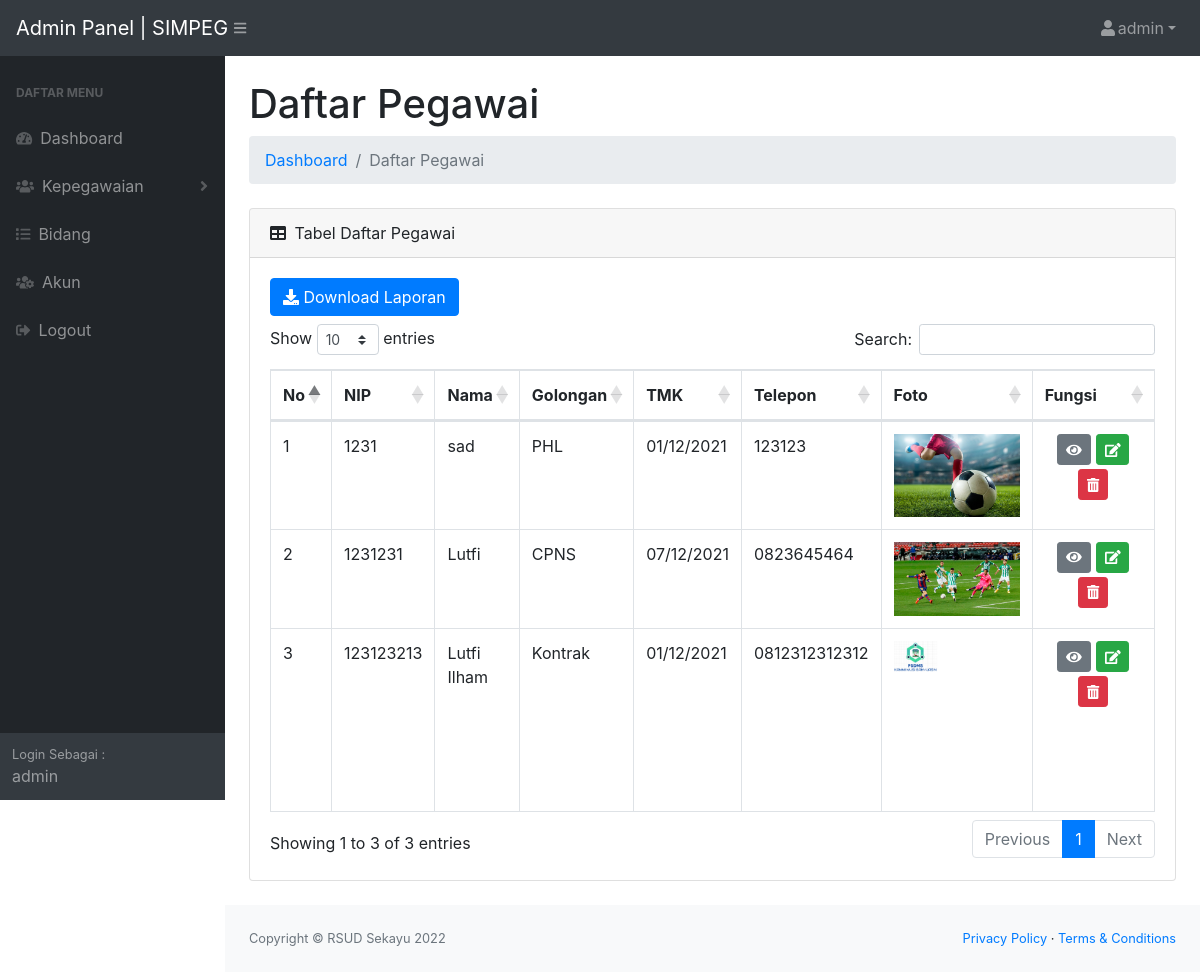
/admin/daftar-pegawai.php (signed in), run on the app's committed database.
### tables this page shows
CREATE TABLE `pegawai` (
  `id_pegawai` int(11) NOT NULL,
  `id_bidang` int(11) NOT NULL,
  `nip` int(11) NOT NULL,
  `nama` varchar(150) NOT NULL,
  `jk` varchar(15) NOT NULL,
  `alamat` text NOT NULL,
  `email` varchar(50) NOT NULL,
  `no_telepon` varchar(25) NOT NULL,
  `golongan` varchar(20) NOT NULL,
  `gaji` varchar(50) NOT NULL,
  `status` varchar(15) NOT NULL,
  `tmk` date NOT NULL COMMENT 'terhitung masa kerja (tmk)',
  `foto` varchar(150) NOT NULL,
  `id_user` int(11) DEFAULT NULL,
  `tanggal` datetime NOT NULL DEFAULT current_timestamp()
);

### admin/config/core.php (called while the page is built, shortened)
<?php
if (isset($_SESSION['login']) == true) {
    $nama      = $_SESSION["nama"];
}
require 'controller.php';

### admin/config/controller.php (called while the page is built, shortened)
<?php
function query($query)
{
    global $db;
    $result = mysqli_query($db, $query);
    $rows = [];
    while ($row = mysqli_fetch_assoc($result)) {
        $rows[] = $row;
    }
    return $rows;
}

### admin/daftar-pegawai.php (the view, shortened to what this page needs)
<?php
include "layout/header.php";
$pegawai = query("SELECT * FROM pegawai ORDER BY id_pegawai DESC");
?>
<div id="layoutSidenav_content">
    <main>
        <div class="container-fluid">
            <h1 class="mt-4">Daftar Pegawai</h1>
            <ol class="breadcrumb mb-4">
                <li class="breadcrumb-item"><a href="index.php">Dashboard</a></li>
                <li class="breadcrumb-item active">Daftar Pegawai</li>
            </ol>
            <div class="card mb-4">
                <div class="card-header">
                    <i class="fas fa-table mr-1"></i>
                    Tabel Daftar Pegawai
                </div>
                <div class="card-body">
                    <a href="download-laporan.php" class="btn btn-primary mb-2"><i class="fas fa-download"></i> Download Laporan</a>
                    <div class="table-responsive">
                        <table class="table table-bordered" id="dataTable" width="100%" cellspacing="0">
                            <thead>
                                <tr>
                                    <th>No</th>
                                    <th>NIP</th>
                                    <th>Nama</th>
                                    <th>Golongan</th>
                                    <th>TMK</th>
                                    <th>Telepon</th>
                                    <th>Foto</th>
                                    <th>Fungsi</th>
                                </tr>
                            </thead>
                            <tbody>
                                <?php $no = 1; ?>
                                <?php foreach ($pegawai as $data) : ?>
                                    <tr>
                                        <td width="1%"><?= $no++; ?></td>
                                        <td><?= $data['nip']; ?></td>
                                        <td><?= $data['nama']; ?></td>
                                        <td><?= $data['golongan']; ?></td>
                                        <td><?= date('d/m/Y', strtotime($data['tmk'])); ?></td>
                                        <td><?= $data['no_telepon']; ?></td>
                                        <td width="20%">
                                           <a href="assets/img/<?= $data['foto']; ?>">
                                                <img src="assets/img/<?= $data['foto']; ?>" alt="foto" width="100%">
                                           </a>
                                        </td>
                                        <td width="15%" class="text-center">
                                            <a href="detail-pegawai.php?id_pegawai=<?= $data['id_pegawai']; ?>" class="btn btn-secondary btn-sm mb-1" title="Detail"><i class="fas fa-eye"></i></a>
                                            <a href="ubah-pegawai.php?id_pegawai=<?= $data['id_pegawai']; ?>" class="btn btn-success btn-sm mb-1" title="Ubah"><i class="fas fa-edit"></i></a>
                                            <a href="" class="btn btn-danger btn-sm mb-1" title="Hapus" data-toggle="modal" data-target="#hapusModal<?= $data['id_pegawai']; ?>"><i class="fas fa-trash-alt"></i></a>
                                        </td>
                                    </tr>
                                <?php endforeach; ?>
                            </tbody>
                        </table>
                    </div>
                </div>
            </div>
        </div>
    </main>
    <?php include "layout/footer.php"; ?>

### admin/layout/header.php (shortened to what this page needs)
<?php include "config/core.php"; ?>
<!DOCTYPE html>
<html lang="en">
<head>
    <link href="assets/css/styles.css" rel="stylesheet" />
    <link href="https://cdn.datatables.net/1.10.20/css/dataTables.bootstrap4.min.css" rel="stylesheet" />
</head>
<body class="sb-nav-fixed">
    <nav class="sb-topnav navbar navbar-expand navbar-dark bg-dark">
        <a class="navbar-brand" href="index.php">Admin Panel | SIMPEG</a>
        <button class="btn btn-link btn-sm order-1 order-lg-0" id="sidebarToggle" href="#"><i class="fas fa-bars"></i></button>
        <ul class="navbar-nav ml-auto">
            <li class="nav-item dropdown">
                <a class="nav-link dropdown-toggle" id="userDropdown" href="#" role="button" data-toggle="dropdown" aria-haspopup="true" aria-expanded="false"><i class="fas fa-user fa-fw"></i><?= $nama; ?></a>
            </li>
        </ul>
    </nav>
    <div id="layoutSidenav">
        <div id="layoutSidenav_nav">
            <nav class="sb-sidenav accordion sb-sidenav-dark" id="sidenavAccordion">
                <div class="sb-sidenav-menu">
                    <div class="nav">
                        <div class="sb-sidenav-menu-heading">Daftar Menu</div>
                        <a class="nav-link" href="index.php">
                            <div class="sb-nav-link-icon"><i class="fas fa-tachometer-alt"></i></div>
                            Dashboard
                        </a>
                        <a class="nav-link collapsed" href="#" data-toggle="collapse" data-target="#collapseLayouts" aria-expanded="false" aria-controls="collapseLayouts">
                            <div class="sb-nav-link-icon"><i class="fas fa-users"></i></div>
                            Kepegawaian
                            <div class="sb-sidenav-collapse-arrow"><i class="fas fa-angle-down"></i></div>
                        </a>
                        <a class="nav-link" href="daftar-bidang.php">
                            <div class="sb-nav-link-icon"><i class="fas fa-list"></i></div>
                            Bidang
                        </a>
                        <a class="nav-link" href="daftar-akun.php">
                            <div class="sb-nav-link-icon"><i class="fas fa-users-cog"></i></div>
                            Akun
                        </a>
                        <a class="nav-link" href="logout.php" onclick="return confirm('Yakin untuk keluar dari simpeg.?')">
                            <div class="sb-nav-link-icon"><i class="fas fa-sign-out-alt"></i></div>
                            Logout
                        </a>
                    </div>
                </div>
                <div class="sb-sidenav-footer">
                    <div class="small">Login Sebagai :</div>
                    <?= $nama; ?>
                </div>
            </nav>
        </div>

### admin/layout/footer.php (shortened to what this page needs)
<footer class="py-4 bg-light mt-auto">
    <div class="container-fluid">
        <div class="d-flex align-items-center justify-content-between small">
            <div class="text-muted">Copyright &copy; RSUD Sekayu <?= date('Y'); ?></div>
            <div>
                <a href="#">Privacy Policy</a>
                &middot;
                <a href="#">Terms &amp; Conditions</a>
            </div>
        </div>
    </div>
</footer>
</div>
</div>
</body>
</html>

### data on the page
pegawai: nip "1231", nama "sad", golongan "PHL", tmk "01/12/2021", no_telepon "123123", foto (picture)
pegawai: nip "1231231", nama "Lutfi", golongan "CPNS", tmk "07/12/2021", no_telepon "0823645464", foto (picture)
pegawai: nip "123123213", nama "Lutfi Ilham", golongan "Kontrak", tmk "01/12/2021", no_telepon "0812312312312", foto (picture)

### other printed values
$nama "admin"
